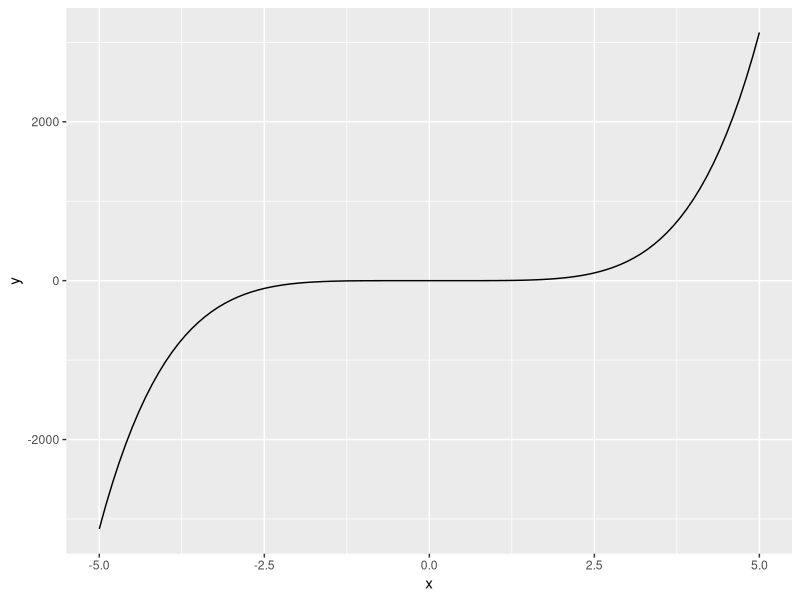
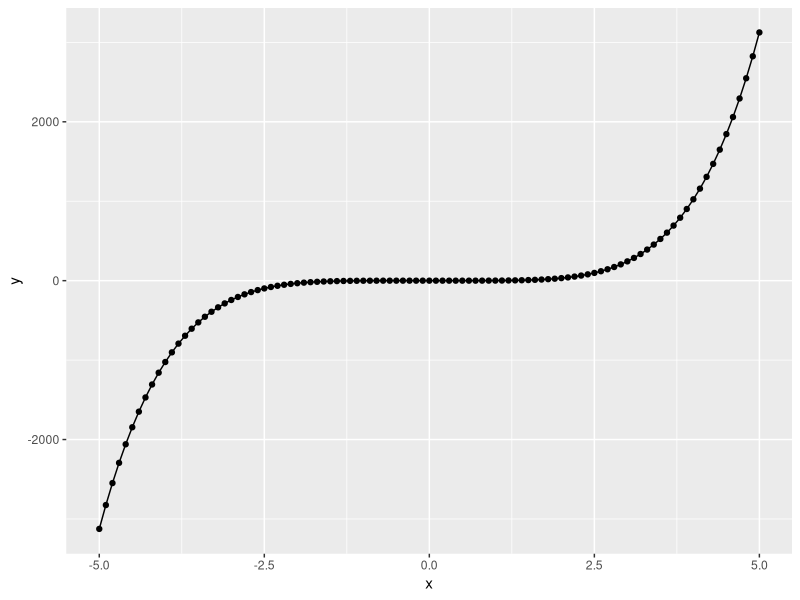
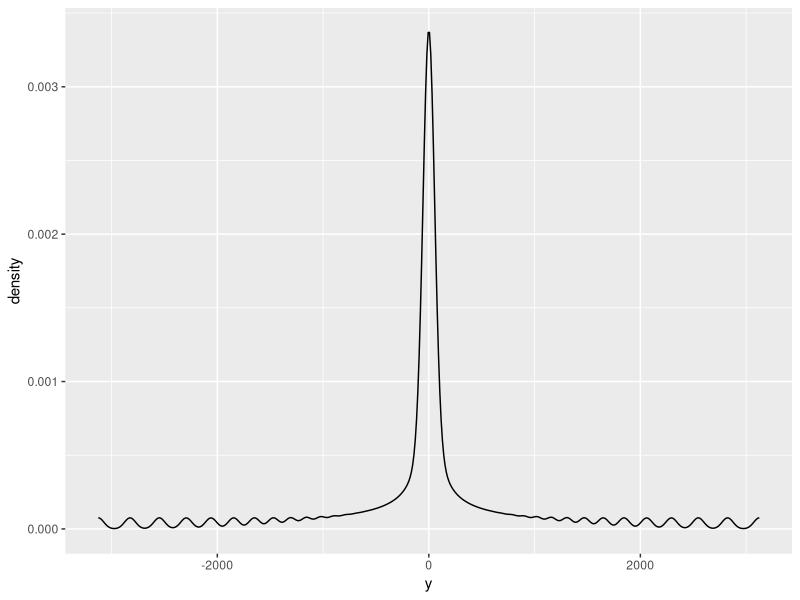

Write the R code that produced these figures, in order.
##### ggplot2 #####

library(ggplot2)
x<-seq(-5,5,0.1)
df<-data.frame(x=x,y=x^5)
g<-ggplot(df)
g+geom_line(aes(x=x,y=y))
g+geom_line(aes(x=x,y=y))+geom_point(aes(x=x,y=y))
g+geom_density(aes(y))